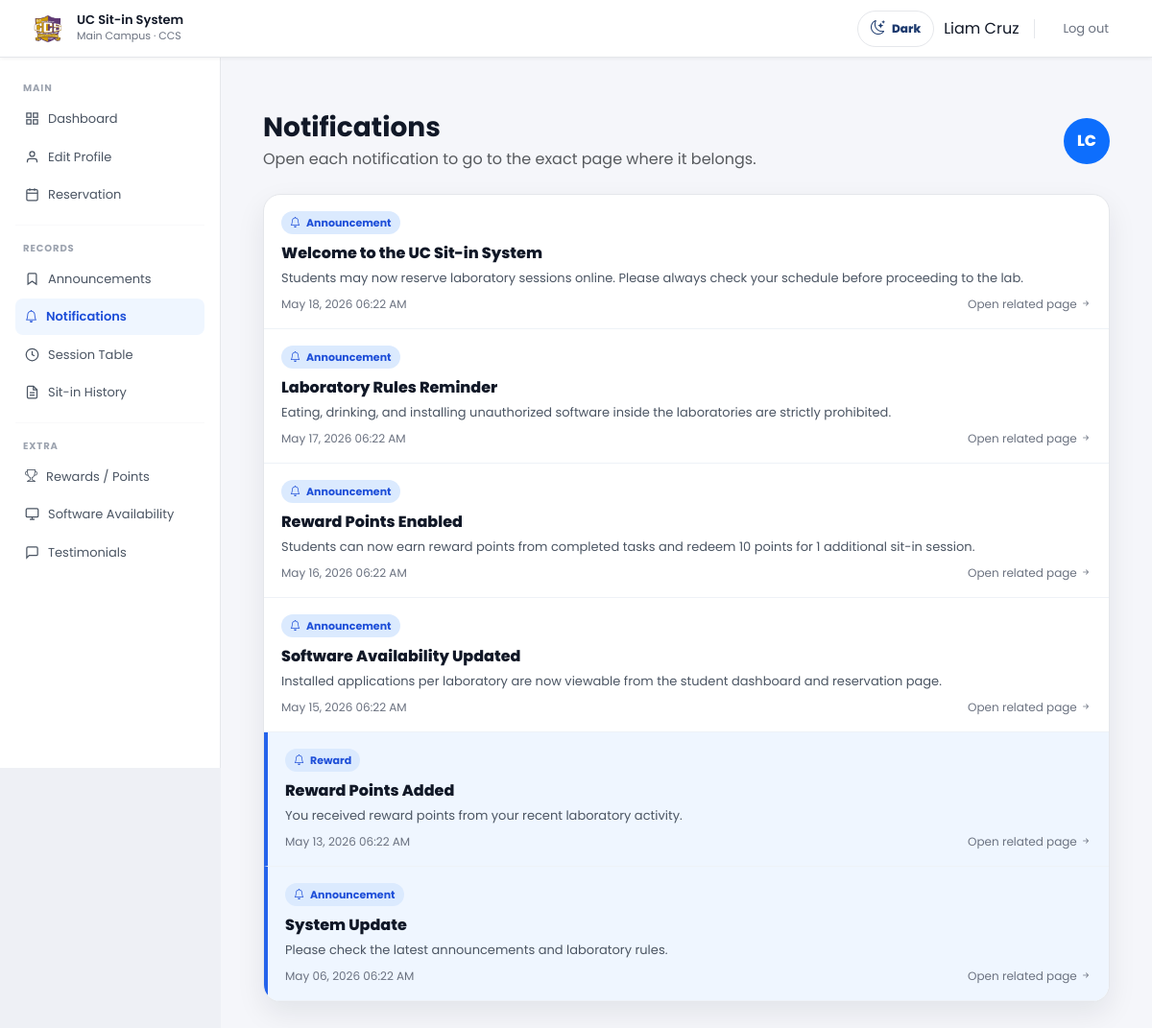
Screenshot of /student_module/notifications.php (signed in) with the database file from the repository.
### tables this page shows
CREATE TABLE IF NOT EXISTS announcements (
  id INT AUTO_INCREMENT PRIMARY KEY,
  title VARCHAR(150) NOT NULL,
  message TEXT NOT NULL,
  posted_by VARCHAR(100) DEFAULT 'Administrator',
  created_at DATETIME NOT NULL DEFAULT CURRENT_TIMESTAMP
);

CREATE TABLE IF NOT EXISTS student_notifications (
  id INT AUTO_INCREMENT PRIMARY KEY,
  student_id INT NOT NULL,
  type VARCHAR(50) NOT NULL DEFAULT 'notification',
  title VARCHAR(150) NOT NULL,
  message TEXT NOT NULL,
  is_read TINYINT(1) NOT NULL DEFAULT 0,
  created_at DATETIME NOT NULL DEFAULT CURRENT_TIMESTAMP,

  INDEX idx_student_notifications_student (student_id),
  INDEX idx_student_notifications_read (is_read),
  INDEX idx_student_notifications_created (created_at),

  CONSTRAINT fk_student_notifications_student
    FOREIGN KEY (student_id)
    REFERENCES students(id)
    ON DELETE CASCADE
    ON UPDATE CASCADE
);

### controllers/notifications/notification_helpers.php (called while the page is built, shortened)
<?php
function notificationLabel(string $type): string
{
    $labels = [
        'announcement' => 'Announcement',
        'reservation_submitted' => 'Reservation',
        'reservation_approved' => 'Reservation',
        'reservation_rejected' => 'Reservation',
        'reservation_cancelled' => 'Reservation',
        'reservation_late_cancelled' => 'Reservation',
        'reservation_done' => 'Reservation',
        'sitin_registered' => 'Session',
        'session' => 'Session',
        'reward' => 'Reward',
        'software' => 'Software',
        'testimonial' => 'Testimonial',
        'feedback' => 'Feedback',
        'notification' => 'Notification'
    ];
    return $labels[$type] ?? 'Notification';
}
function notificationTargetUrl(string $type): string
{
    $type = strtolower(trim($type));
    if ($type === 'announcement') {
        return 'announcements.php';
    }
    if ($type === 'reward') {
        return 'rewards.php';
    }
    return 'notifications.php';
}

### student_module/notifications.php (the view, shortened to what this page needs)
<?php
require_once '../config/db_config.php';
require_once '../controllers/notifications/notification_helpers.php';
$student_id = (int)($_SESSION['student_id'] ?? 0);
$firstname  = htmlspecialchars($_SESSION['firstname'] ?? '');
$lastname   = htmlspecialchars($_SESSION['lastname'] ?? '');
$initials   = strtoupper(substr($firstname, 0, 1) . substr($lastname, 0, 1));
$pageNotifications = [];
$announcementResult = $conn->query("\n    SELECT id, title, message, created_at\n    FROM announcements\n    ORDER BY created_at DESC\n    LIMIT 30\n");
if ($announcementResult) {
    while ($row = $announcementResult->fetch_assoc()) {
        $pageNotifications[] = [
            'type' => 'announcement',
            'label' => notificationLabel('announcement'),
            'title' => $row['title'] ?: 'New announcement',
            'message' => $row['message'] ?: '',
            'created_at' => $row['created_at'],
            'is_read' => 1,
            'url' => notificationTargetUrl('announcement')
        ];
    }
}
if ($student_id > 0 && notificationsTableExists($conn)) {
    $stmt = $conn->prepare("\n        SELECT id, type, title, message, is_read, created_at\n        FROM student_notifications\n        WHERE student_id = ?\n        ORDER BY created_at DESC\n        LIMIT 100\n    ");
    if ($stmt) {
        $stmt->bind_param('i', $student_id);
        $stmt->execute();
        $result = $stmt->get_result();
        while ($row = $result->fetch_assoc()) {
            $type = $row['type'] ?: 'notification';
            $pageNotifications[] = [
                'type' => $type,
                'label' => notificationLabel($type),
                'title' => $row['title'] ?: 'New notification',
                'message' => $row['message'] ?: '',
                'created_at' => $row['created_at'],
                'is_read' => (int)($row['is_read'] ?? 0),
                'url' => notificationTargetUrl($type)
            ];
        }
    }
}
usort($pageNotifications, function ($a, $b) {
    return strtotime($b['created_at']) <=> strtotime($a['created_at']);
});
$pageNotifications = array_slice($pageNotifications, 0, 120);
?>
<!DOCTYPE html>
<html lang="en">
<head>
  <link rel="stylesheet" href="https://cdn.jsdelivr.net/npm/bootstrap@5.3.3/dist/css/bootstrap.min.css">
  <link rel="stylesheet" href="https://cdn.jsdelivr.net/npm/bootstrap-icons@1.11.3/font/bootstrap-icons.css">
  <link rel="stylesheet" href="../assets/css/style.css">
  <link rel="stylesheet" href="../assets/css/student.css">
</head>
<body class="student-dashboard-page">
  <nav class="uc-nav">
    <a class="nav-brand" href="student_dashboard.php">
      <img src="../assets/images/ccsmainlog_nobg.png" alt="UC CCS Logo" class="nav-logo">
      <div>
        <div class="nav-title">UC Sit-in System</div>
        <div class="nav-sub">Main Campus · CCS</div>
      </div>
    </a>
    <div class="nav-links" id="navLinks">
      <button type="button" class="dark-toggle" id="darkModeToggle" onclick="toggleDarkMode()" aria-label="Toggle dark mode" aria-pressed="false">
        <i class="bi bi-moon-stars"></i>
        <span>Dark</span>
      </button>
      <span class="student-nav-name"><?= $firstname . ' ' . $lastname ?></span>
      <a class="nav-link" href="../controllers/auth/logout.php">Log out</a>
    </div>
  </nav>
  <div class="admin-layout">
    <?php require __DIR__ . '/../includes/student_sidebar.php'; ?>
    <main class="admin-main">
      <div class="container-fluid py-4">
        <div class="d-flex align-items-center justify-content-between flex-wrap gap-3 mb-4">
          <div>
            <h1 class="h3 fw-bold mb-1">Notifications</h1>
            <p class="text-muted mb-0">Open each notification to go to the exact page where it belongs.</p>
          </div>
          <div class="rounded-circle bg-primary text-white d-flex align-items-center justify-content-center" style="width:48px;height:48px;font-weight:800;">
            <?= $initials ?>
          </div>
        </div>
        <div class="notification-page-card">
          <?php if (!empty($pageNotifications)): ?>
            <?php foreach ($pageNotifications as $notif): ?>
              <a class="notification-list-item <?= empty($notif['is_read']) ? 'unread' : '' ?>" href="<?= htmlspecialchars($notif['url'] ?? '#') ?>">
                <div class="notification-label">
                  <i class="bi bi-bell"></i>
                  <?= htmlspecialchars($notif['label'] ?? 'Notification') ?>
                </div>
                <div class="notification-title"><?= htmlspecialchars($notif['title'] ?? 'Notification') ?></div>
                <div class="notification-message"><?= htmlspecialchars($notif['message'] ?? '') ?></div>
                <div class="notification-meta">
                  <span><?= date('M d, Y h:i A', strtotime($notif['created_at'])) ?></span>
                  <span>Open related page <i class="bi bi-arrow-right-short"></i></span>
                </div>
              </a>
            <?php endforeach; ?>
          <?php endif; ?>
        </div>
      </div>
    </main>
  </div>
</body>
</html>

### assets/css/style.css (style rules this page uses)
*, *::before, *::after { box-sizing: border-box; margin: 0; padding: 0; }
body { font-family: 'Poppins', sans-serif; background: #eef0f5; color: #111827; min-height: 100vh; }
.uc-nav { background: #ffffff; border-bottom: 1px solid #e5e7eb; padding: 0 2rem; display: flex; align-items: center; justify-content: space-between; height: 60px; position: sticky; top: 0; z-index: 100; box-shadow: 0 1px 4px rgba(0,0,0,0.06); }
.nav-brand { display: flex; align-items: center; gap: 12px; text-decoration: none; }
.nav-logo { width: 36px; height: 36px; border-radius: 9px; object-fit: contain; flex-shrink: 0; }
.nav-title { font-size: 13px; font-weight: 600; color: #111827; line-height: 1.2; }
.nav-sub { font-size: 11px; color: #6b7280; }
.nav-links { display: flex; align-items: center; gap: 10px; }
.nav-link { padding: 7px 13px; border-radius: 8px; font-size: 13px; color: #6b7280; cursor: pointer; transition: all 0.15s; border: none; background: transparent; font-family: 'Poppins', sans-serif; text-decoration: none; display: inline-block; }
.admin-layout { display: flex; min-height: calc(100vh - 60px); }
.admin-main { flex: 1; padding: 2rem; overflow-y: auto; background: #f5f6fa; }

### assets/css/student.css (style rules this page uses)
.dark-toggle { border:1px solid #e5e7eb; background:#fff; color:#1d3a6e; border-radius:999px; height:38px; padding:0 13px; display:inline-flex; align-items:center; gap:7px; font-size:12px; font-weight:800; font-family:'Poppins',sans-serif; cursor:pointer; transition:all .18s ease; }
.dark-toggle i { font-size:15px; }

### student_module/notifications.php (style rules this page uses)
.notification-page-card { background: #fff; border: 1px solid #e5e7eb; border-radius: 18px; box-shadow: 0 12px 30px rgba(15,23,42,0.08); overflow: hidden; }
.notification-list-item { display: block; color: inherit; text-decoration: none; border-bottom: 1px solid #eef2f7; padding: 16px 18px; transition: background 0.18s ease, transform 0.18s ease; }
.notification-list-item.unread { background: #eff6ff; border-left: 4px solid #2563eb; }
.notification-label { display: inline-flex; align-items: center; gap: 6px; font-size: 11px; font-weight: 700; padding: 4px 9px; border-radius: 999px; background: #dbeafe; color: #1d4ed8; margin-bottom: 8px; }
.notification-title { font-weight: 800; color: #111827; margin-bottom: 4px; }
.notification-message { font-size: 13px; color: #4b5563; margin-bottom: 8px; line-height: 1.5; }
.notification-meta { display: flex; justify-content: space-between; gap: 10px; flex-wrap: wrap; font-size: 12px; color: #6b7280; }

### rows the page displays
announcements: label "Announcement", title "Welcome to the UC Sit-in System", message "Students may now reserve laboratory sessions online. Please always check your schedule before proceeding to the lab.", created_at "May 18, 2026 06:22 AM"
announcements: label "Announcement", title "Laboratory Rules Reminder", message "Eating, drinking, and installing unauthorized software inside the laboratories are strictly prohibited.", created_at "May 17, 2026 06:22 AM"
announcements: label "Announcement", title "Reward Points Enabled", message "Students can now earn reward points from completed tasks and redeem 10 points for 1 additional sit-in session.", created_at "May 16, 2026 06:22 AM"
announcements: label "Announcement", title "Software Availability Updated", message "Installed applications per laboratory are now viewable from the student dashboard and reservation page.", created_at "May 15, 2026 06:22 AM"
student_notifications: label "Reward", title "Reward Points Added", message "You received reward points from your recent laboratory activity.", created_at "May 13, 2026 06:22 AM"
student_notifications: label "Announcement", title "System Update", message "Please check the latest announcements and laboratory rules.", created_at "May 06, 2026 06:22 AM"

### other values shown
$firstname "Liam"
$lastname "Cruz"
$initials "LC"
